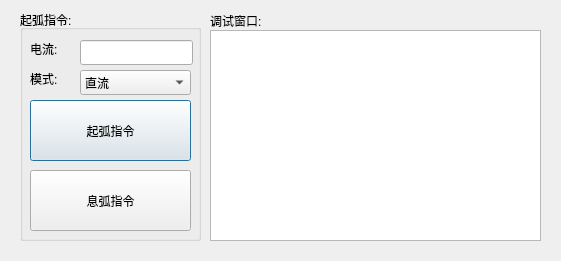
<?xml version="1.0" encoding="UTF-8"?>
<ui version="4.0">
 <class>keyweldDlg</class>
 <widget class="QDialog" name="keyweldDlg">
  <property name="geometry">
   <rect>
    <x>0</x>
    <y>0</y>
    <width>561</width>
    <height>261</height>
   </rect>
  </property>
  <property name="windowTitle">
   <string>Dialog</string>
  </property>
  <widget class="QGroupBox" name="groupBox_4">
   <property name="geometry">
    <rect>
     <x>20</x>
     <y>10</y>
     <width>181</width>
     <height>231</height>
    </rect>
   </property>
   <property name="title">
    <string>起弧指令:</string>
   </property>
   <widget class="QPushButton" name="welderarcingBtn">
    <property name="geometry">
     <rect>
      <x>10</x>
      <y>90</y>
      <width>161</width>
      <height>61</height>
     </rect>
    </property>
    <property name="text">
     <string>起弧指令</string>
    </property>
   </widget>
   <widget class="QPushButton" name="welderarcoutBtn">
    <property name="geometry">
     <rect>
      <x>10</x>
      <y>160</y>
      <width>161</width>
      <height>61</height>
     </rect>
    </property>
    <property name="text">
     <string>息弧指令</string>
    </property>
   </widget>
   <widget class="QLabel" name="label_7">
    <property name="geometry">
     <rect>
      <x>10</x>
      <y>40</y>
      <width>67</width>
      <height>17</height>
     </rect>
    </property>
    <property name="text">
     <string/>
    </property>
   </widget>
   <widget class="QLabel" name="label_8">
    <property name="geometry">
     <rect>
      <x>10</x>
      <y>30</y>
      <width>41</width>
      <height>17</height>
     </rect>
    </property>
    <property name="text">
     <string>电流:</string>
    </property>
   </widget>
   <widget class="QLabel" name="label_9">
    <property name="geometry">
     <rect>
      <x>10</x>
      <y>60</y>
      <width>41</width>
      <height>17</height>
     </rect>
    </property>
    <property name="text">
     <string>模式:</string>
    </property>
   </widget>
   <widget class="QLineEdit" name="weldercurrent">
    <property name="geometry">
     <rect>
      <x>60</x>
      <y>30</y>
      <width>113</width>
      <height>25</height>
     </rect>
    </property>
   </widget>
   <widget class="QComboBox" name="weldermodelcombo">
    <property name="geometry">
     <rect>
      <x>60</x>
      <y>60</y>
      <width>111</width>
      <height>25</height>
     </rect>
    </property>
    <item>
     <property name="text">
      <string>直流</string>
     </property>
    </item>
    <item>
     <property name="text">
      <string>交流</string>
     </property>
    </item>
   </widget>
  </widget>
  <widget class="QLabel" name="label">
   <property name="geometry">
    <rect>
     <x>210</x>
     <y>12</y>
     <width>67</width>
     <height>17</height>
    </rect>
   </property>
   <property name="text">
    <string>调试窗口:</string>
   </property>
  </widget>
  <widget class="QTextBrowser" name="record">
   <property name="geometry">
    <rect>
     <x>210</x>
     <y>30</y>
     <width>331</width>
     <height>211</height>
    </rect>
   </property>
  </widget>
 </widget>
 <resources/>
 <connections/>
</ui>
